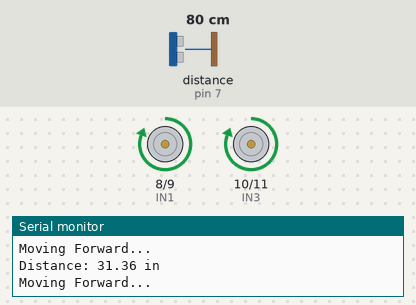
Simulated run of this sketch. Board: Arduino Uno, built with avr-gcc and run on an emulated ATmega328P. Shown: motor-driver pin pairs drawn as motors (green arrow = first pin HIGH = forward, orange = second pin HIGH = backward, longer = more drive), the last lines printed to the serial monitor. Wiring (inferred from the names in the program): ultrasonic range finder: trigger pin 6; echo pin 7. Inputs (shaded band) come from the test bench; at power-on: distance to the obstacle (sensor on pin 7) 80 cm. The echo pulse lasts 58.3 µs per cm.

Above: at 1.2 s.
1.3 s: distance to the obstacle (sensor on pin 7) set to 41 cm
2.8 s: distance to the obstacle (sensor on pin 7) set to 34 cm
At 3.2 s:
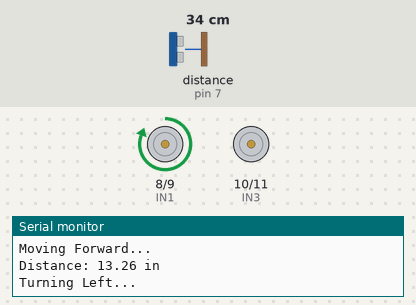
4.3 s: distance to the obstacle (sensor on pin 7) set to 23 cm
5.8 s: distance to the obstacle (sensor on pin 7) set to 17 cm
At 6.6 s:
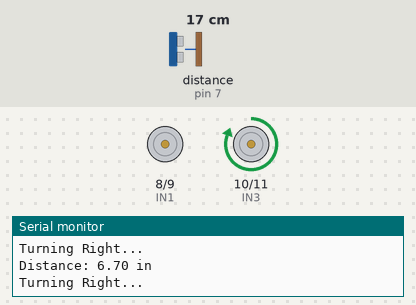
7.3 s: distance to the obstacle (sensor on pin 7) set to 35 cm
At 7.8 s:
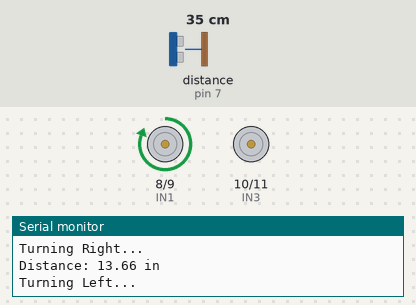
8.8 s: distance to the obstacle (sensor on pin 7) set to 2 cm
At 10.1 s:
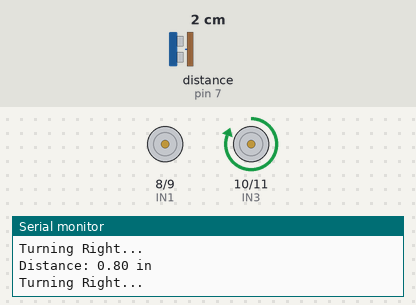
Timing chart, 0 to 11.3 s (numbered marks = the images above; inputs shaded):
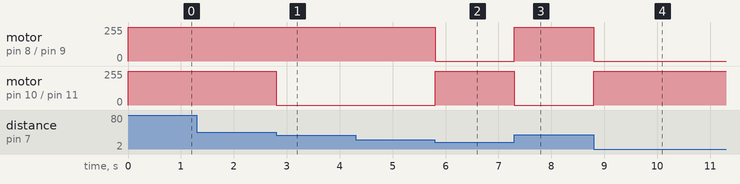

The sketch:

Lab__7__Ultrasonic_Obstacle_Detection.ino
```cpp
// CMP 438: Communicating Robots - Isaac D. Hoyos
// Tinkercad Link: https://tinyurl.com/3h2w897m

// These pins control the L293D motor driver for the right and left motors.
int IN1 = 8;  // This pin controls the right motor moving forward.
int IN2 = 9;  // This pin controls the right motor moving backward.
int IN3 = 10; // This pin controls the left motor moving forward.
int IN4 = 11; // This pin controls the left motor moving backward.

// These pins are used to connect the ultrasonic distance sensor.
int trigPin = 6; // This pin sends the ultrasonic trigger pulse.
int echoPin = 7; // This pin receives the ultrasonic echo pulse.

// These variables store distance calculation values.
long duration;          // This variable stores the echo pulse duration.
float distanceInches;   // This variable stores the calculated distance in inches.
float threshold = 15.0; // This is the distance threshold for obstacle avoidance.
float closeThreshold = 8.0; // This is a closer threshold for sharper avoidance.

// These variables control how often distance information is printed.
unsigned long lastPrintTime = 0;   // This stores the last time data was printed.
unsigned long printInterval = 500; // This sets the delay between serial prints.

void setup() {
  // This initializes serial communication for debugging output.
  Serial.begin(9600);

  // These pins are configured as outputs for motor control.
  pinMode(IN1, OUTPUT);
  pinMode(IN2, OUTPUT);
  pinMode(IN3, OUTPUT);
  pinMode(IN4, OUTPUT);

  // These pins are configured for the ultrasonic sensor.
  pinMode(trigPin, OUTPUT);
  pinMode(echoPin, INPUT);
}

void loop() {
  // This reads the current distance from the ultrasonic sensor.
  distanceInches = getDistanceInches();

  // This logic determines the robot's movement based on distance.
  if (distanceInches <= closeThreshold) {
    turnRight();
  } else if (distanceInches <= threshold) {
    turnLeft();
  } else {
    moveForward();
  }

  // This section limits how often distance data is printed to the Serial Monitor.
  if (millis() - lastPrintTime >= printInterval) {
    Serial.print("Distance: ");
    Serial.print(distanceInches);
    Serial.println(" in");

    if (distanceInches <= closeThreshold) {
      Serial.println("\nTurning Right...\n");
    } else if (distanceInches <= threshold) {
      Serial.println("\nTurning Left...\n");
    } else {
      Serial.println("\nMoving Forward...\n");
    }
    lastPrintTime = millis();
  }
}

// This function moves both motors forward so the robot drives straight.
void moveForward() {
  digitalWrite(IN1, HIGH);
  digitalWrite(IN2, LOW);
  digitalWrite(IN3, HIGH);
  digitalWrite(IN4, LOW);
}

// This function turns the robot left by stopping the left motor.
void turnLeft() {
  digitalWrite(IN1, HIGH);
  digitalWrite(IN2, LOW);
  digitalWrite(IN3, LOW);
  digitalWrite(IN4, LOW);
}

// This function turns the robot right by stopping the right motor.
void turnRight() {
  digitalWrite(IN1, LOW);
  digitalWrite(IN2, LOW);
  digitalWrite(IN3, HIGH);
  digitalWrite(IN4, LOW);
}

// This function measures the distance to the nearest object in inches.
float getDistanceInches() {
  digitalWrite(trigPin, LOW);
  delayMicroseconds(2);
  digitalWrite(trigPin, HIGH);
  delayMicroseconds(10);
  digitalWrite(trigPin, LOW);
  duration = pulseIn(echoPin, HIGH);
  return duration * 0.0135 / 2;
}
```

Measured:
- the behaviour switches between 39 and 38 cm on distance to the obstacle (sensor on pin 7) (found by bisection; images 0 and 1)
- the behaviour switches between 21 and 20 cm on distance to the obstacle (sensor on pin 7) (found by bisection; images 1 and 2)
- after the input at 2.8 s, motor on pin 10 (IN3) / pin 11 (IN4): forward 255/255 → stopped at once
- after the input at 5.8 s, motor on pin 8 (IN1) / pin 9 (IN2): forward 255/255 → stopped at once; motor on pin 10 (IN3) / pin 11 (IN4): stopped → forward 255/255 at once
- after the input at 7.3 s, motor on pin 8 (IN1) / pin 9 (IN2): stopped → forward 255/255 at once; motor on pin 10 (IN3) / pin 11 (IN4): forward 255/255 → stopped at once
- after the input at 8.8 s, motor on pin 8 (IN1) / pin 9 (IN2): forward 255/255 → stopped at once; motor on pin 10 (IN3) / pin 11 (IN4): stopped → forward 255/255 at once
